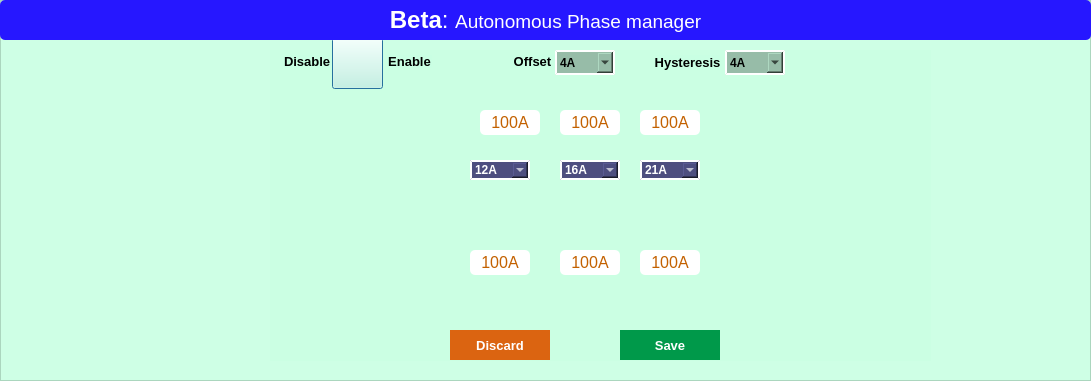
   <widget class="QFrame" name="frame_B">
    <property name="geometry">
     <rect>
      <x>0</x>
      <y>360</y>
      <width>1091</width>
      <height>381</height>
     </rect>
    </property>
    <property name="font">
     <font>
      <family>Arial</family>
     </font>
    </property>
    <property name="styleSheet">
     <string notr="true">background-color: rgba(201, 255, 226, 179);</string>
    </property>
    <property name="frameShape">
     <enum>QFrame::StyledPanel</enum>
    </property>
    <property name="frameShadow">
     <enum>QFrame::Raised</enum>
    </property>
    <widget class="QLabel" name="label_railB_main">
     <property name="geometry">
      <rect>
       <x>0</x>
       <y>0</y>
       <width>1091</width>
       <height>40</height>
      </rect>
     </property>
     <property name="font">
      <font>
       <family>Arial</family>
       <pointsize>18</pointsize>
      </font>
     </property>
     <property name="styleSheet">
      <string notr="true">background-color: rgb(38, 23, 255);
color: rgb(255, 255, 255);
border-radius:5px;</string>
     </property>
     <property name="text">
      <string>&lt;html&gt;&lt;head/&gt;&lt;body&gt;&lt;p&gt;&lt;span style=&quot; font-weight:600;&quot;&gt;Beta&lt;/span&gt;: &lt;span style=&quot; font-size:14pt;&quot;&gt;Autonomous Phase manager&lt;/span&gt;&lt;/p&gt;&lt;/body&gt;&lt;/html&gt;</string>
     </property>
     <property name="alignment">
      <set>Qt::AlignCenter</set>
     </property>
    </widget>
    <widget class="QComboBox" name="comboBox_offset_railB">
     <property name="geometry">
      <rect>
       <x>555</x>
       <y>50</y>
       <width>60</width>
       <height>25</height>
      </rect>
     </property>
     <property name="styleSheet">
      <string notr="true">QComboBox{
font: 75 10pt &quot;MS Shell Dlg 2&quot;;
color: black;

	background-color: rgb(151, 188, 168);
border-style:outset;
border-width:2px;
border-color:white;
font:bold;
border-radius:0px;
}

QListView {
background-color:lightgreen;
border-radius:0px;
}
</string>
     </property>
     <item>
      <property name="text">
       <string>4A</string>
      </property>
     </item>
     <item>
      <property name="text">
       <string>8A</string>
      </property>
     </item>
     <item>
      <property name="text">
       <string>12A</string>
      </property>
     </item>
     <item>
      <property name="text">
       <string>16A</string>
      </property>
     </item>
    </widget>
    <widget class="QLabel" name="label_hysteresisB">
     <property name="geometry">
      <rect>
       <x>655</x>
       <y>55</y>
       <width>65</width>
       <height>15</height>
      </rect>
     </property>
     <property name="font">
      <font>
       <family>Arial</family>
       <pointsize>10</pointsize>
       <weight>75</weight>
       <bold>true</bold>
      </font>
     </property>
     <property name="styleSheet">
      <string notr="true">color: rgb(0, 170, 127);
color: rgb(0, 0, 0);</string>
     </property>
     <property name="text">
      <string>Hysteresis</string>
     </property>
     <property name="alignment">
      <set>Qt::AlignCenter</set>
     </property>
    </widget>
    <widget class="QLabel" name="label_offsetB">
     <property name="geometry">
      <rect>
       <x>510</x>
       <y>55</y>
       <width>45</width>
       <height>13</height>
      </rect>
     </property>
     <property name="font">
      <font>
       <family>Arial</family>
       <pointsize>10</pointsize>
       <weight>75</weight>
       <bold>true</bold>
      </font>
     </property>
     <property name="styleSheet">
      <string notr="true">color: rgb(0, 170, 127);
color: rgb(0, 0, 0);</string>
     </property>
     <property name="text">
      <string>Offset</string>
     </property>
     <property name="alignment">
      <set>Qt::AlignCenter</set>
     </property>
    </widget>
    <widget class="QLabel" name="label_DisableB">
     <property name="geometry">
      <rect>
       <x>284</x>
       <y>55</y>
       <width>47</width>
       <height>13</height>
      </rect>
     </property>
     <property name="font">
      <font>
       <family>Arial</family>
       <pointsize>10</pointsize>
       <weight>75</weight>
       <bold>true</bold>
      </font>
     </property>
     <property name="styleSheet">
      <string notr="true">color: rgb(0, 170, 127);
color: rgb(0, 0, 0);</string>
     </property>
     <property name="text">
      <string>Disable</string>
     </property>
    </widget>
    <widget class="QPushButton" name="pushButton_Enable_APD_railB">
     <property name="geometry">
      <rect>
       <x>332</x>
       <y>38</y>
       <width>51</width>
       <height>51</height>
      </rect>
     </property>
     <property name="mouseTracking">
      <bool>true</bool>
     </property>
     <property name="tabletTracking">
      <bool>true</bool>
     </property>
     <property name="styleSheet">
      <string notr="true">QPushButton{
border-image: url(:/C:/Users/MukeshChaudhary/PycharmProjects/pythonProject/GUI_IMAGE/but0.png);
}


QPushButton::hover {
border-image: url(:/C:/Users/MukeshChaudhary/PycharmProjects/pythonProject/GUI_IMAGE/but0_hover.png);
	}
</string>
     </property>
     <property name="text">
      <string/>
     </property>
     <property name="checkable">
      <bool>true</bool>
     </property>
     <property name="default">
      <bool>true</bool>
     </property>
    </widget>
    <widget class="QLabel" name="label_EnableB">
     <property name="geometry">
      <rect>
       <x>387</x>
       <y>55</y>
       <width>45</width>
       <height>13</height>
      </rect>
     </property>
     <property name="font">
      <font>
       <family>Arial</family>
       <pointsize>10</pointsize>
       <weight>75</weight>
       <bold>true</bold>
      </font>
     </property>
     <property name="styleSheet">
      <string notr="true">color: rgb(0, 170, 127);
color: rgb(0, 0, 0);</string>
     </property>
     <property name="text">
      <string>Enable</string>
     </property>
     <property name="alignment">
      <set>Qt::AlignCenter</set>
     </property>
    </widget>
    <widget class="QComboBox" name="comboBox_hysteresis_railB">
     <property name="geometry">
      <rect>
       <x>725</x>
       <y>50</y>
       <width>60</width>
       <height>25</height>
      </rect>
     </property>
     <property name="styleSheet">
      <string notr="true">QComboBox{
font: 75 10pt &quot;MS Shell Dlg 2&quot;;
color: black;

	background-color: rgb(151, 188, 168);
border-style:outset;
border-width:2px;
border-color:white;
font:bold;
border-radius:0px;
}

QListView {
background-color:lightgreen;
border-radius:0px;
}
</string>
     </property>
     <item>
      <property name="text">
       <string>4A</string>
      </property>
     </item>
     <item>
      <property name="text">
       <string>5A</string>
      </property>
     </item>
     <item>
      <property name="text">
       <string>6A</string>
      </property>
     </item>
     <item>
      <property name="text">
       <string>8A</string>
      </property>
     </item>
    </widget>
    <widget class="QLabel" name="label_railB_arrow_img">
     <property name="geometry">
      <rect>
       <x>270</x>
       <y>50</y>
       <width>661</width>
       <height>311</height>
      </rect>
     </property>
     <property name="styleSheet">
      <string notr="true">image: url(:/C:/Users/MukeshChaudhary/PycharmProjects/pythonProject/GUI_IMAGE/horizontal_arrowB.png);</string>
     </property>
     <property name="text">
      <string/>
     </property>
    </widget>
    <widget class="QLabel" name="label_display23_railB">
     <property name="geometry">
      <rect>
       <x>560</x>
       <y>110</y>
       <width>60</width>
       <height>25</height>
      </rect>
     </property>
     <property name="font">
      <font>
       <pointsize>12</pointsize>
      </font>
     </property>
     <property name="styleSheet">
      <string notr="true">background-color: rgb(255, 255, 255);
color: rgb(195, 97, 0);
border-radius:5px;
</string>
     </property>
     <property name="text">
      <string>100A</string>
     </property>
     <property name="alignment">
      <set>Qt::AlignCenter</set>
     </property>
    </widget>
    <widget class="QComboBox" name="comboBox_railB_coarse12">
     <property name="geometry">
      <rect>
       <x>470</x>
       <y>160</y>
       <width>60</width>
       <height>20</height>
      </rect>
     </property>
     <property name="styleSheet">
      <string notr="true">QComboBox{
font: 75 8pt &quot;MS Shell Dlg 2&quot;;
color: white;
background-color: rgb(77, 77, 127);
border-style:outset;
border-width:2px;
border-color:white;
font:bold;
border-radius:0px;
}

QListView {
background-color:lightgreen;
border-radius:0px;
}
</string>
     </property>
     <item>
      <property name="text">
       <string>12A</string>
      </property>
     </item>
     <item>
      <property name="text">
       <string>14A</string>
      </property>
     </item>
     <item>
      <property name="text">
       <string>16A</string>
      </property>
     </item>
     <item>
      <property name="text">
       <string>18A</string>
      </property>
     </item>
     <item>
      <property name="text">
       <string>20A</string>
      </property>
     </item>
     <item>
      <property name="text">
       <string>22A</string>
      </property>
     </item>
     <item>
      <property name="text">
       <string>24A</string>
      </property>
     </item>
     <item>
      <property name="text">
       <string>26A</string>
      </property>
     </item>
    </widget>
    <widget class="QLabel" name="label_displayH34_railB">
     <property name="geometry">
      <rect>
       <x>640</x>
       <y>250</y>
       <width>60</width>
       <height>25</height>
      </rect>
     </property>
     <property name="font">
      <font>
       <pointsize>12</pointsize>
      </font>
     </property>
     <property name="styleSheet">
      <string notr="true">background-color: rgb(255, 255, 255);
color: rgb(195, 97, 0);
border-radius:5px;
</string>
     </property>
     <property name="text">
      <string>100A</string>
     </property>
     <property name="alignment">
      <set>Qt::AlignCenter</set>
     </property>
    </widget>
    <widget class="QLabel" name="label_displayH12_railB">
     <property name="geometry">
      <rect>
       <x>470</x>
       <y>250</y>
       <width>60</width>
       <height>25</height>
      </rect>
     </property>
     <property name="font">
      <font>
       <pointsize>12</pointsize>
      </font>
     </property>
     <property name="styleSheet">
      <string notr="true">background-color: rgb(255, 255, 255);
color: rgb(195, 97, 0);
border-radius:5px;
</string>
     </property>
     <property name="text">
      <string>100A</string>
     </property>
     <property name="alignment">
      <set>Qt::AlignCenter</set>
     </property>
    </widget>
    <widget class="QComboBox" name="comboBox_railB_coarse23">
     <property name="geometry">
      <rect>
       <x>560</x>
       <y>160</y>
       <width>60</width>
       <height>20</height>
      </rect>
     </property>
     <property name="styleSheet">
      <string notr="true">QComboBox{
font: 75 8pt &quot;MS Shell Dlg 2&quot;;
color: white;
background-color: rgb(77, 77, 127);
border-style:outset;
border-width:2px;
border-color:white;
font:bold;
border-radius:0px;
}

QListView {
background-color:lightgreen;
border-radius:0px;
}
</string>
     </property>
     <item>
      <property name="text">
       <string>16A</string>
      </property>
     </item>
     <item>
      <property name="text">
       <string>20A</string>
      </property>
     </item>
     <item>
      <property name="text">
       <string>24A</string>
      </property>
     </item>
     <item>
      <property name="text">
       <string>28A</string>
      </property>
     </item>
     <item>
      <property name="text">
       <string>32A</string>
      </property>
     </item>
     <item>
      <property name="text">
       <string>36A</string>
      </property>
     </item>
     <item>
      <property name="text">
       <string>40A</string>
      </property>
     </item>
     <item>
      <property name="text">
       <string>44A</string>
      </property>
     </item>
    </widget>
    <widget class="QLabel" name="label_displayH23_railB">
     <property name="geometry">
      <rect>
       <x>560</x>
       <y>250</y>
       <width>60</width>
       <height>25</height>
      </rect>
     </property>
     <property name="font">
      <font>
       <pointsize>12</pointsize>
      </font>
     </property>
     <property name="styleSheet">
      <string notr="true">background-color: rgb(255, 255, 255);
color: rgb(195, 97, 0);
border-radius:5px;
</string>
     </property>
     <property name="text">
      <string>100A</string>
     </property>
     <property name="alignment">
      <set>Qt::AlignCenter</set>
     </property>
    </widget>
    <widget class="QComboBox" name="comboBox_railB_coarse34">
     <property name="geometry">
      <rect>
       <x>640</x>
       <y>160</y>
       <width>60</width>
       <height>20</height>
      </rect>
     </property>
     <property name="styleSheet">
      <string notr="true">QComboBox{
font: 75 8pt &quot;MS Shell Dlg 2&quot;;
color: white;
background-color: rgb(77, 77, 127);
border-style:outset;
border-width:2px;
border-color:white;
font:bold;
border-radius:0px;
}

QListView {
background-color:lightgreen;
border-radius:0px;
}
</string>
     </property>
     <item>
      <property name="text">
       <string>21A</string>
      </property>
     </item>
     <item>
      <property name="text">
       <string>27A</string>
      </property>
     </item>
     <item>
      <property name="text">
       <string>33A</string>
      </property>
     </item>
     <item>
      <property name="text">
       <string>39A</string>
      </property>
     </item>
     <item>
      <property name="text">
       <string>45A</string>
      </property>
     </item>
     <item>
      <property name="text">
       <string>51A</string>
      </property>
     </item>
     <item>
      <property name="text">
       <string>57A</string>
      </property>
     </item>
     <item>
      <property name="text">
       <string>63A</string>
      </property>
     </item>
    </widget>
    <widget class="QLabel" name="label_display34_railB">
     <property name="geometry">
      <rect>
       <x>640</x>
       <y>110</y>
       <width>60</width>
       <height>25</height>
      </rect>
     </property>
     <property name="font">
      <font>
       <pointsize>12</pointsize>
      </font>
     </property>
     <property name="styleSheet">
      <string notr="true">background-color: rgb(255, 255, 255);
color: rgb(195, 97, 0);
border-radius:5px;
</string>
     </property>
     <property name="text">
      <string>100A</string>
     </property>
     <property name="alignment">
      <set>Qt::AlignCenter</set>
     </property>
    </widget>
    <widget class="QLabel" name="label_display12_railB">
     <property name="geometry">
      <rect>
       <x>480</x>
       <y>110</y>
       <width>60</width>
       <height>25</height>
      </rect>
     </property>
     <property name="font">
      <font>
       <pointsize>12</pointsize>
      </font>
     </property>
     <property name="styleSheet">
      <string notr="true">background-color: rgb(255, 255, 255);
color: rgb(195, 97, 0);
border-radius:5px;
</string>
     </property>
     <property name="text">
      <string>100A</string>
     </property>
     <property name="alignment">
      <set>Qt::AlignCenter</set>
     </property>
    </widget>
    <widget class="QPushButton" name="pushButton_save_railB">
     <property name="geometry">
      <rect>
       <x>620</x>
       <y>330</y>
       <width>100</width>
       <height>30</height>
      </rect>
     </property>
     <property name="font">
      <font>
       <pointsize>10</pointsize>
       <weight>75</weight>
       <bold>true</bold>
      </font>
     </property>
     <property name="focusPolicy">
      <enum>Qt::ClickFocus</enum>
     </property>
     <property name="styleSheet">
      <string notr="true">QPushButton{background-color: rgb(0, 153, 74);
color: rgb(255, 255, 255);
border:none;
}
QPushButton::hover{
border:2px solid green;
background-color:lightgreen;
}
</string>
     </property>
     <property name="text">
      <string>Save</string>
     </property>
     <property name="checkable">
      <bool>true</bool>
     </property>
     <property name="autoDefault">
      <bool>false</bool>
     </property>
    </widget>
    <widget class="QPushButton" name="pushButton_discard_railB">
     <property name="geometry">
      <rect>
       <x>450</x>
       <y>330</y>
       <width>100</width>
       <height>30</height>
      </rect>
     </property>
     <property name="font">
      <font>
       <pointsize>10</pointsize>
       <weight>75</weight>
       <bold>true</bold>
      </font>
     </property>
     <property name="focusPolicy">
      <enum>Qt::ClickFocus</enum>
     </property>
     <property name="styleSheet">
      <string notr="true">QPushButton{background-color: rgb(219, 100, 17);
color: rgb(255, 255, 255);
border:none;
}
QPushButton::hover{
border:2px solid red;
background-color: orange;
}
</string>
     </property>
     <property name="text">
      <string>Discard</string>
     </property>
     <property name="checkable">
      <bool>true</bool>
     </property>
    </widget>
    <zorder>label_railB_arrow_img</zorder>
    <zorder>comboBox_hysteresis_railB</zorder>
    <zorder>comboBox_offset_railB</zorder>
    <zorder>label_offsetB</zorder>
    <zorder>label_EnableB</zorder>
    <zorder>pushButton_Enable_APD_railB</zorder>
    <zorder>label_DisableB</zorder>
    <zorder>label_hysteresisB</zorder>
    <zorder>label_display23_railB</zorder>
    <zorder>comboBox_railB_coarse12</zorder>
    <zorder>label_displayH34_railB</zorder>
    <zorder>label_displayH12_railB</zorder>
    <zorder>comboBox_railB_coarse23</zorder>
    <zorder>label_displayH23_railB</zorder>
    <zorder>comboBox_railB_coarse34</zorder>
    <zorder>label_display34_railB</zorder>
    <zorder>label_display12_railB</zorder>
    <zorder>pushButton_save_railB</zorder>
    <zorder>pushButton_discard_railB</zorder>
    <zorder>label_railB_main</zorder>
   </widget>
